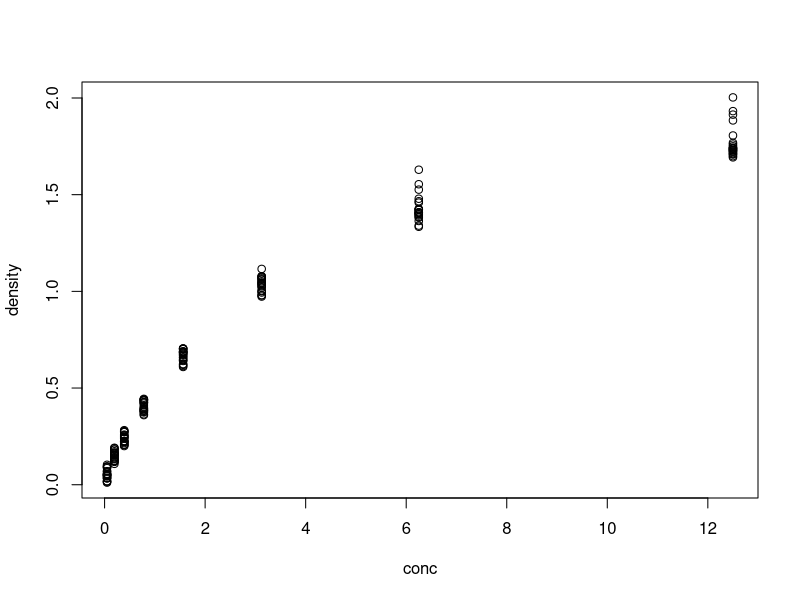
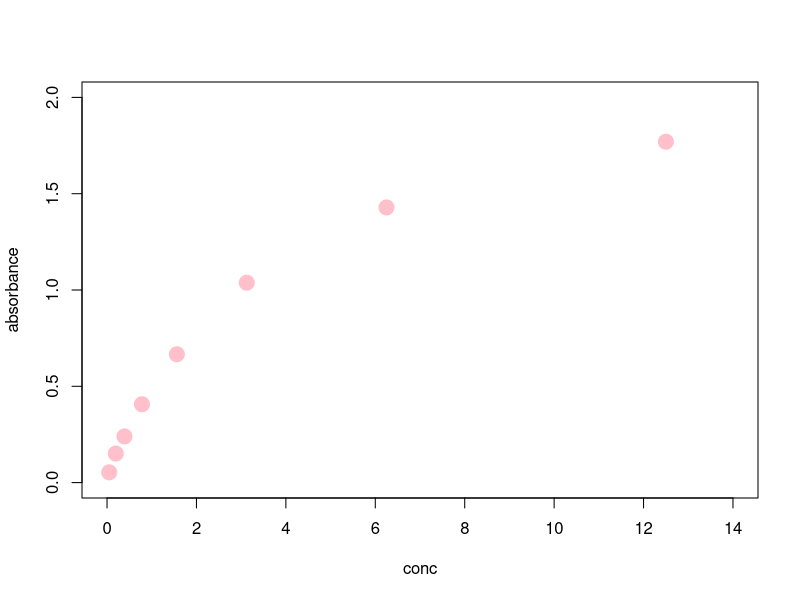

Reproduce these figures in R, in order. (Note: this script raises an error after producing the figures.)
#Scatter plot
#To create a scatter plot on the dataset = DNNase
##Import the dataset
d <- DNase
#plot a scatter plot with the entire dataset
plot(density ~ conc , d)
#Plot the dataset after taking the mean of the conc with therespective rounds
agg<-aggregate(density ~ conc, d, mean)

plot(agg$conc,agg$density ,  
     xlab = "conc",
     ylab = "absorbance",
     pch = 19,
     col = "pink",
     cex=2,
     xlim = c(0,14),
     ylim = c(0,2))
##TO plot a scatter plot with line
#imported a datset in the data.frame class
z <- read.csv("zz.csv")
#Rename the column names of the dataset  (zz) and create a dummy dataset (conc_dataset)
zz <- rename(z, conc=weight , ab_1=Time,ab_2=Chick,ab_3=Diet)
conc_dataset <- zz
#convert all the zeros in the entire dataset to N/A i.e it is only in the 2nd coloumn
conc_dataset$ab_1 [conc_dataset$ab_1 == "0"] <- 'N/A'
#change the class of the dataset i.e numeric
conc_dataset[] <- as.numeric(unlist(conc_dataset))
#get the mean of all the absorbance columns
mean.conc<-rowMeans(conc_dataset[,2:4] , na.rm = TRUE) #na.rm is used to neglect the N/A values whi;e taking the mean of the of the columns
#Now plot the scatter plot of the mean values and the conc in the dataset
plot(mean.conc , zz$conc ,col="pink")

# To join the scatter plot graph with lines , use an attribute in the plot functione i.e type=b in which b stands for both i.e both dot and the line in the graph
plot(mean.conc , zz$conc ,xlab = "mean of the absorbance used in all the 3 observations" , ylab = "concentration" , col = "green" , type = "b" , pch = 3 , cex.axis = 1.5 ) 